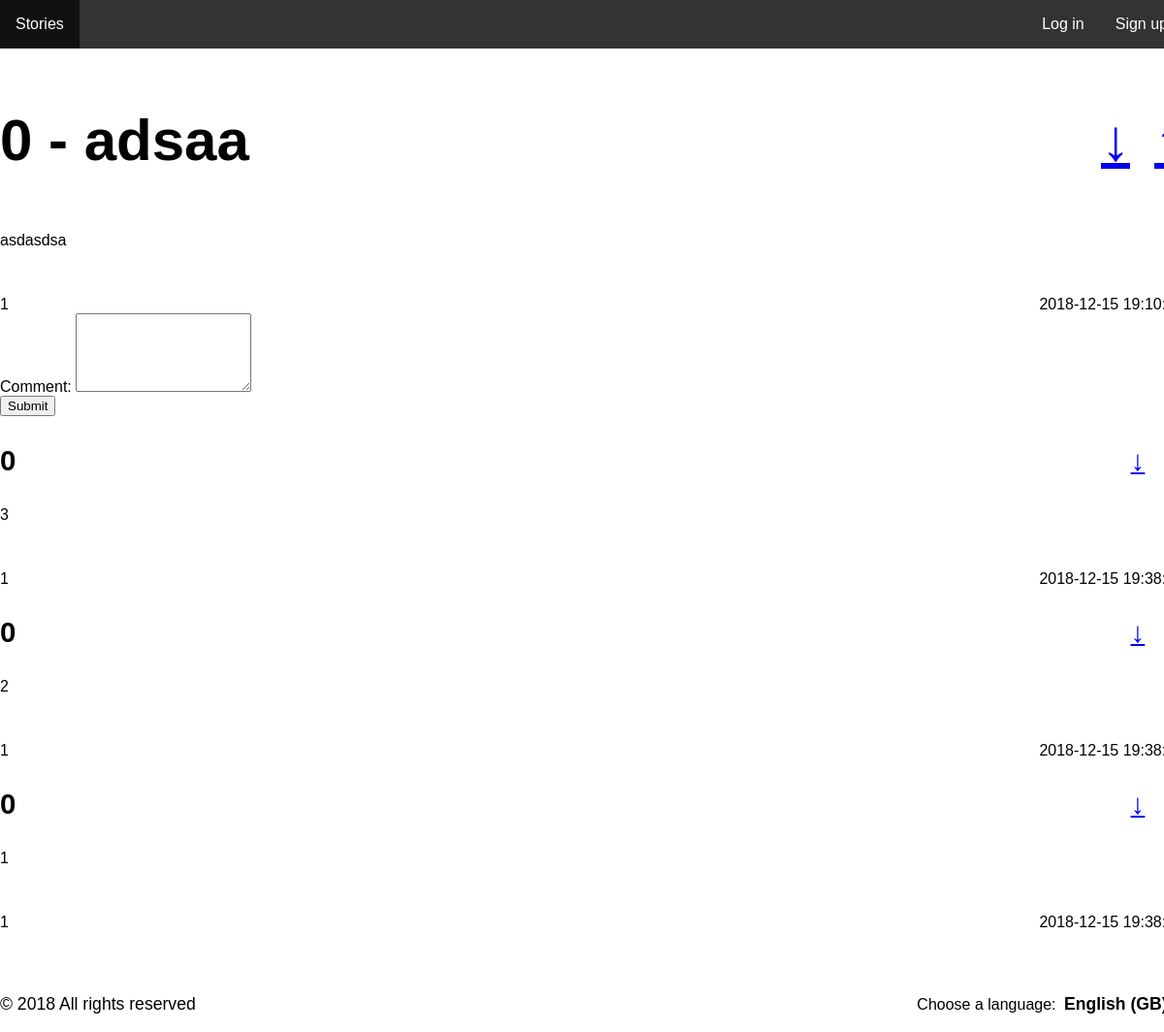
The page /pages/story.php?id=1 on the database as committed earlier.
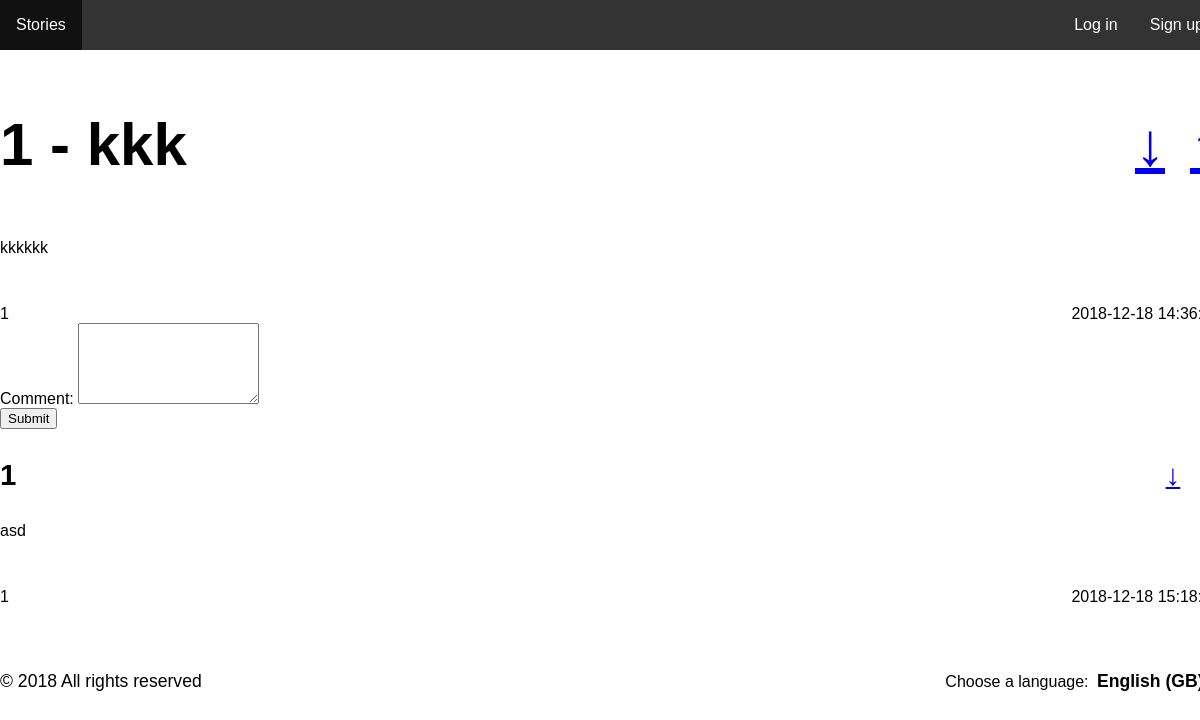
The same page on the database as committed later.
### tables this page shows
CREATE TABLE story (    
    id INTEGER PRIMARY KEY AUTOINCREMENT NOT NULL,
    channel_id INTEGER,
    user_id INTEGER,
    title VARCHAR NOT NULL,
    description VARCHAR NOT NULL,
    date DATETIME NOT NULL,
    karma INTEGER,
        FOREIGN KEY (channel_id) REFERENCES channel(id),
        FOREIGN KEY (user_id) REFERENCES user(id)
);

CREATE TABLE comment (    
    id INTEGER PRIMARY KEY AUTOINCREMENT NOT NULL,
    story_id INTEGER,
    user_id INTEGER,
    description VARCHAR NOT NULL,
    date DATETIME NOT NULL,
    karma INTEGER,
        FOREIGN KEY (story_id) REFERENCES story(id),
        FOREIGN KEY (user_id) REFERENCES user(id)
);

### pages/story.php (called while the page is built)
<?php
	include_once('../config/init.php');
	include_once('../database/story.php');
	include_once('../database/comment.php');
	$story_id = $_GET['id'];
	$story = getStory($story_id);
	$comments = getAllComments($story_id);
	include_once('../templates/header.php');
	include_once('../templates/template_story.php');
	include_once('../templates/footer.php');
?>

### database/story.php (called while the page is built, shortened)
<?php
	function getStory($story_id) {
		global $conn;
		$stmt = $conn->prepare('SELECT * FROM story WHERE id = ?');
		$stmt->execute(array($story_id));
		return $stmt->fetch();
	}
?>

### database/comment.php (called while the page is built, shortened)
<?php
  function getAllComments($story_id) {
    global $conn;
    $stmt = $conn->prepare('SELECT * FROM comment WHERE story_id = ? ORDER BY `date` Desc');
    $stmt->execute(array($story_id));
    return $stmt->fetchAll();
  }
?>

### templates/template_story.php (the view, shortened to what this page needs)
<section id="main" >
  <div id="story-content">
    <article>
      <header>
        <h1>
          <?php echo $story['karma']; ?> - <?php echo $story['title']; ?>
          <a style="float: right;" href="../actions/action_story_upvote.php?id=<?php echo $story['id']; ?>" class="upvote">&uparrow;</a>
          <a style="float: right;" href="../actions/action_story_downvote.php?id=<?php echo $story['id']; ?>" class="downvote">&downarrow;</a>
        </h1>
      </header>
      <div class="description">
        <?php echo $story['description']; ?>
      </div>
      <footer>
        <span class="author"><?php echo $story['user_id']; ?></span>
        <span class="date">
          <?php echo $story['date']; ?>
        </span>
      </footer>
    </article>
  </div>
  <div id="add-comment">
    <form action="../actions/action_add_comment.php" method="POST">
      <div class="form-group">
        <label for="comment">Comment: </label>
        <textarea id="comment" name="comment" required rows="5"></textarea>
      </div>
      <div class="form-group">
        <input type="submit" value="Submit">
      </div>
    </form>
  </div>
  <div id="comments" >
    <?php foreach ($comments as $key => $comment) { ?>
      <article>
        <header>
          <h3>
            <span>
              <?php echo $comment['karma']; ?>
            </span>
            <a style="float: right;" href="../actions/action_comment_downvote.php?id=<?php echo $comment['id']; ?>&story_id=<?php echo $story['id']; ?>" class="downvote">&downarrow;</a>
          </h3>
        </header>
        <div class="description">
          <?php echo $comment['description']; ?>
        </div>
        <footer>
          <span class="author"><?php echo $comment['user_id']; ?></span>
          <span class="date">
            <?php echo $comment['date']; ?>
          </span>
        </footer>
      </article>
    <?php } ?>
  </div>
</section>

Rows that differ between the two databases and show on the page:
removed comment: karma "0", description "3", user "1", date "2018-12-15…"
removed comment: karma "0", description "2", user "1", date "2018-12-15…"
changed story: karma "0" → "1"; title "adsaa" → "kkk"; description "asdasdsa" → "kkkkkk"; date "2018-12-15…" → "2018-12-18…"
changed comment: karma "0" → "1"; description "1" → "asd"; date "2018-12-15…" → "2018-12-18…"
